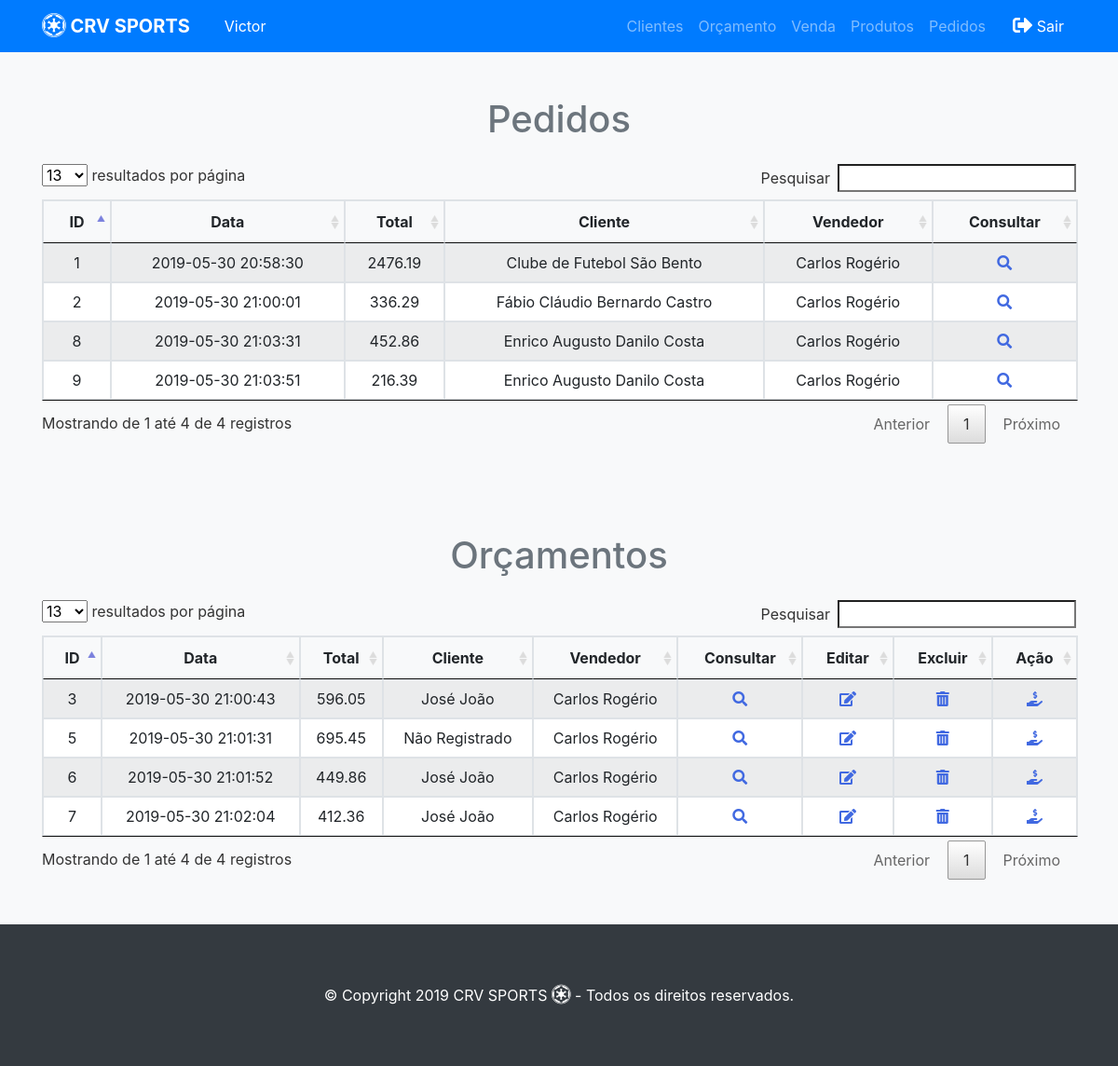
Screenshot of /crv/pedidos.php (signed in) with the database file from the repository.
### tables this page shows
CREATE TABLE `funcionario` (
  `id_funcionario` int(11) NOT NULL,
  `nome` varchar(100) NOT NULL,
  `data_nascimento` varchar(20) NOT NULL,
  `cpf` varchar(15) NOT NULL,
  `rg` varchar(15) NOT NULL,
  `data_admissao` varchar(20) NOT NULL,
  `logradouro` varchar(100) NOT NULL,
  `numero` int(11) NOT NULL,
  `bairro` varchar(100) NOT NULL,
  `cidade` varchar(50) NOT NULL,
  `estado` varchar(50) NOT NULL,
  `cep` varchar(20) NOT NULL,
  `email` varchar(50) NOT NULL,
  `telefone` varchar(20) DEFAULT NULL,
  `celular` varchar(20) DEFAULT NULL,
  `senha` varchar(30) NOT NULL,
  `tipo` int(11) NOT NULL
);

CREATE TABLE `pedido` (
  `id_pedido` int(11) NOT NULL,
  `data_pedido` varchar(20) NOT NULL,
  `total_pedido` double NOT NULL,
  `id_cliente` int(11) DEFAULT '1',
  `id_funcionario` int(11) NOT NULL,
  `tipo` int(11) NOT NULL
);

CREATE TABLE `cliente` (
  `id_cliente` int(11) NOT NULL,
  `nome` varchar(100) NOT NULL,
  `email` varchar(50) NOT NULL,
  `logradouro` varchar(100) NOT NULL,
  `numero` int(11) NOT NULL,
  `bairro` varchar(50) NOT NULL,
  `cidade` varchar(50) NOT NULL,
  `estado` varchar(50) NOT NULL,
  `cep` varchar(20) NOT NULL,
  `telefone` varchar(20) DEFAULT NULL,
  `celular` varchar(20) DEFAULT NULL,
  `cpf` varchar(15) DEFAULT NULL,
  `rg` varchar(15) DEFAULT NULL,
  `data_nascimento` varchar(20) DEFAULT NULL,
  `cnpj` varchar(20) DEFAULT NULL,
  `inscricao_estadual` varchar(30) DEFAULT NULL,
  `nome_fantasia` varchar(50) DEFAULT NULL
);

### crv/pedidos.php (the view, shortened to what this page needs)
<?php require_once("../funcoes/conexao.php"); ?>
<!DOCTYPE html>
<html>
   <head>
      <?php include '../funcoes/menu.php'; ?>
      <link rel="stylesheet" href="lib\DataTables\DataTables-1.10.18\css\jquery.dataTables.min.css">
      <link rel="stylesheet" href="lib\fontawesome-free-5.8.1-web\css\all.css">
   </head>
   <div class="py-5 text-center bg-light">
      <div class="container">
         <div class="row">
            <div class="col-md-12">
               <h1 class="pb-3 text-secondary">Pedidos</h1>
            </div>
         </div>
         <table class="table table-hover table-striped table-bordered" id="pedido">
            <thead>
               <tr>
                  <th>ID</th>
                  <th>Data</th>
                  <th>Total</th>
				  <th>Cliente</th>
                  <th>Vendedor</th>
				  <th>Consultar</th>
               </tr>
            </thead>
            <tbody>
               <?php
                  $query="SELECT p.id_pedido, p.data_pedido, p.total_pedido, c.nome as nome_cliente, f.nome as nome_funcionario FROM
                  pedido p inner join cliente c
                  inner join funcionario f
                  ON
                  p.id_cliente = c.id_cliente and p.id_funcionario = f.id_funcionario
                  WHERE p.tipo = 1";
                  $resultado = mysqli_query($conecta, $query);
                  while($linha = mysqli_fetch_array($resultado)){
					echo '<tr id='.$linha['id_pedido'].'><td>'.$linha['id_pedido'].'</td>';
					echo '<td>'.$linha['data_pedido'].'</td>';
					echo '<td>'.$linha['total_pedido'].'</td>';
					echo '<td>'.utf8_encode($linha['nome_cliente']).'</td>';
					echo '<td>'.utf8_encode($linha['nome_funcionario']).'</td>';
                  ?>
               <td><i class="fas fa-search" data-toggle="modal" data-target="#consultapedido" style="cursor: pointer; color:royalBlue"></td>
               <?php
                  }
				?>
            </tbody>
         </table>
      </div>
   </div>
   <div class="py-5 text-center bg-light">
      <div class="container">
         <div class="row">
            <div class="col-md-12">
               <h1 class="pb-3 text-secondary">Orçamentos</h1>
            </div>
         </div>
         <table class="table table-hover table-striped table-bordered" id="orcamento">
            <thead>
               <tr>
                  <th>ID</th>
                  <th>Data</th>
                  <th>Total</th>
                  <th>Cliente</th>
                  <th>Vendedor</th>
                  <th>Consultar</th>
                  <th>Editar</th>
                  <th>Excluir</th>
                  <th>Ação</th>
               </tr>
            </thead>
            <tbody>
               <?php
                  $query="SELECT p.id_pedido, p.data_pedido, p.total_pedido, c.nome as nome_cliente, f.nome as nome_funcionario
                  FROM pedido p
                  inner join cliente c
                  inner join funcionario f
                  ON
                  p.id_cliente = c.id_cliente and
                  p.id_funcionario = f.id_funcionario
                  WHERE p.tipo = 0";
                  $resultado = mysqli_query($conecta, $query);
                  while($linha = mysqli_fetch_array($resultado)){
					echo '<tr id='.$linha['id_pedido'].'><td>'.$linha['id_pedido'].'</td>';
					echo '<td>'.$linha['data_pedido'].'</td>';
					echo '<td>'.$linha['total_pedido'].'</td>';
					echo '<td>'.utf8_encode($linha['nome_cliente']).'</td>';
					echo '<td>'.utf8_encode($linha['nome_funcionario']).'</td>';
					$idpedido = $linha['id_pedido'];
                  ?>
               <td><i class="fas fa-search" data-toggle="modal" data-target="#consultapedido" style="cursor: pointer; color:royalBlue"></td>
               <td><a href="editaorcamentos.php?id=<?php echo $linha['id_pedido'] ?>"> <i class="fas fa-edit" style="cursor: pointer; color:royalBlue"></a></td>
               <td><i class="fas fa-trash-alt" style="cursor: pointer; color:royalBlue" onclick="deletapedido(<?php echo $idpedido; ?>)"></td>
                   <td><i class="fas fa-hand-holding-usd" style="cursor: pointer; color:royalBlue" onclick="virouvenda(<?php echo $idpedido; ?>)"></td>
               </tr>
               <?php
                  }
				?>
            </tbody>
         </table>
      </div>
   </div>
   <?php include 'footer.php'?>
   <?php require_once("../funcoes/modalpedido.php"); ?>
</html>

### funcoes/menu.php (shortened to what this page needs)
<!DOCTYPE html>
<html>
<head>
<?php require_once("head.php"); ?>
</head>
<body style="overflow-x:hidden;">
  <nav class="navbar navbar-expand-md bg-primary navbar-dark">
    <div class="container">
      <a class="navbar-brand" href="home.php"><i class="fab d-inline fa-lg fa-empire"></i><b> CRV SPORTS</b></a>
        <?php
            if  (isset($_SESSION["user_portal"]) )
            {
                $user = $_SESSION["user_portal"];
                $saudacao = "select * ";
                $saudacao .= "from funcionario ";
                $saudacao .= "where id_funcionario = {$user} ";
                $saudacao_login = mysqli_query($conecta, $saudacao);
                $saudacao_login = mysqli_fetch_assoc($saudacao_login);
                $nome = $saudacao_login["nome"];
                $nome = explode(" ", $nome);
        ?>
            <div ><a class="btn navbar-btn ml-2 text-white btn-primary"> <?php echo $nome[0] ?> </a><input id="idcli" class="btn navbar-btn ml-2 text-white btn-primary" type="hidden" value="<?php echo $user ?>" ></div>
        <?php } ?>
      <div class="collapse navbar-collapse text-center justify-content-end" id="navbar2SupportedContent">
        <ul class="navbar-nav">
          <li class="nav-item">
            <a class="nav-link" href="clientes.php"><i class="fa d-inline fa-lg fa-shopping-"></i> Clientes</a>
          </li>
          <li class="nav-item">
            <a class="nav-link" href="orcamentos.php"><i class="fa d-inline fa-lg fa-o"></i>Orçamento</a>
          </li>
          <li class="nav-item">
            <a class="nav-link" href="vendas.php"><i class="fa d-inline fa-lg fa-o"></i>Venda</a>
          </li>
          <li class="nav-item">
            <a class="nav-link" href="produtos.php"><i class="fa d-inline fa-lg fa-o"></i>Produtos</a>
          </li>
          <li class="nav-item">
            <a class="nav-link" href="pedidos.php"><i class="fa d-inline fa-lg fa-o"></i>Pedidos</a>
          </li>
        </ul>
        <a class="btn navbar-btn ml-2 text-white btn-primary" href="../funcoes/sair.php"><i class="fas d-inline fa-lg fa-sign-out-alt"></i> Sair</a>
      </div>
    </div>
  </nav>

### rows the page displays
funcionario: nome "Victor"
pedido: id_pedido "1", data_pedido "2019-05-30 20:58:30", total_pedido "2476.19", id_cliente.nome "Clube de Futebol São Bento", id_funcionario.nome "Carlos Rogério"
pedido: id_pedido "2", data_pedido "2019-05-30 21:00:01", total_pedido "336.29", id_cliente.nome "Fábio Cláudio Bernardo Castro", id_funcionario.nome "Carlos Rogério"
pedido: id_pedido "8", data_pedido "2019-05-30 21:03:31", total_pedido "452.86", id_cliente.nome "Enrico Augusto Danilo Costa", id_funcionario.nome "Carlos Rogério"
pedido: id_pedido "9", data_pedido "2019-05-30 21:03:51", total_pedido "216.39", id_cliente.nome "Enrico Augusto Danilo Costa", id_funcionario.nome "Carlos Rogério"
pedido: id_pedido "3", data_pedido "2019-05-30 21:00:43", total_pedido "596.05", id_cliente.nome "José João", id_funcionario.nome "Carlos Rogério"
pedido: id_pedido "5", data_pedido "2019-05-30 21:01:31", total_pedido "695.45", id_cliente.nome "Não Registrado", id_funcionario.nome "Carlos Rogério"
pedido: id_pedido "6", data_pedido "2019-05-30 21:01:52", total_pedido "449.86", id_cliente.nome "José João", id_funcionario.nome "Carlos Rogério"
pedido: id_pedido "7", data_pedido "2019-05-30 21:02:04", total_pedido "412.36", id_cliente.nome "José João", id_funcionario.nome "Carlos Rogério"
